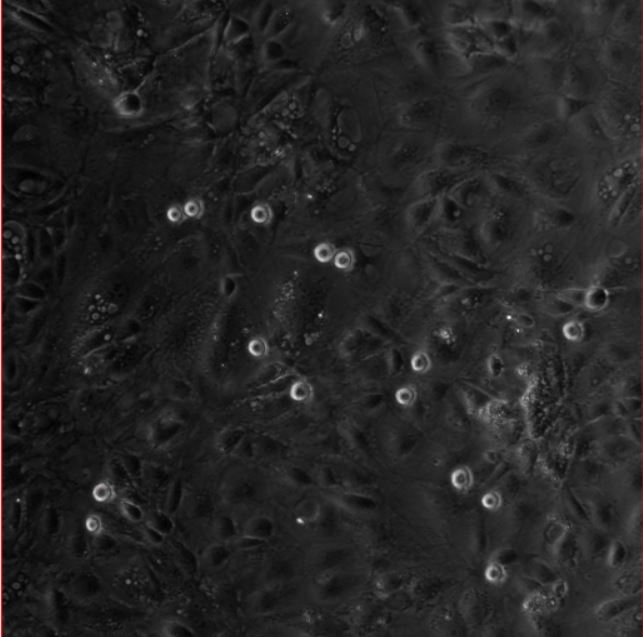
#> input picture composite_jpeg.JPG, 643 x 637 px
$ python matchedtemplate.py
#> lines starting #> are read from the running program, lines starting #| are printed output that depends on the picture; pictures that were not available may be replaced by others from this repository, and a replacement may not be noted
import cv2
import numpy as np
from matplotlib import pyplot as plt

template = cv2.imread('composite_jpeg.JPG', 0)
#> template: shape (637, 643); min 0, max 246, mean 36.6
img = cv2.imread('cell.jpg', 0)
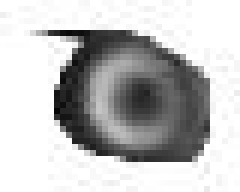
#> input picture Cell_Templates/cell.png, 40 x 32 px, given in place of cell.jpg, which was not available (shown 6 times larger)
#> img is the input picture: shape (32, 40); min 6, max 255, mean 192.3
img2 = img.copy()
w, h = template.shape[::-1]
#> w = 643; h = 637

# All the 6 methods for comparison in a list
methods = ['cv2.TM_CCOEFF']

for meth in methods:
    img = img2.copy()
    print(type(img))
    method = eval(meth)

    # Apply template Matching
    res = cv2.matchTemplate(img,template,method)
    min_val, max_val, min_loc, max_loc = cv2.minMaxLoc(res)

    # If the method is TM_SQDIFF or TM_SQDIFF_NORMED, take minimum
    if method in [cv2.TM_SQDIFF, cv2.TM_SQDIFF_NORMED]:
        top_left = min_loc
    else:
        top_left = max_loc
    bottom_right = (top_left[0] + w, top_left[1] + h)

    cv2.rectangle(img,top_left, bottom_right, 255, 2)

    plt.subplot(121),plt.imshow(res,cmap = 'gray')
    plt.title('Matching Result'), plt.xticks([]), plt.yticks([])
    plt.subplot(122),plt.imshow(img,cmap = 'gray')
    plt.title('Detected Point'), plt.xticks([]), plt.yticks([])
    plt.suptitle(meth)

    plt.show()
#> this loop made 1 pass
#> (min_val, max_val, min_loc, top_left, bottom_right) on pass 1: (-2969433.2, 1404714, (306, 238), (87, 497), (730, 1134))
#| <class 'numpy.ndarray'>
#> pass 1, `res = cv2.matchTemplate(img,template,method)`:
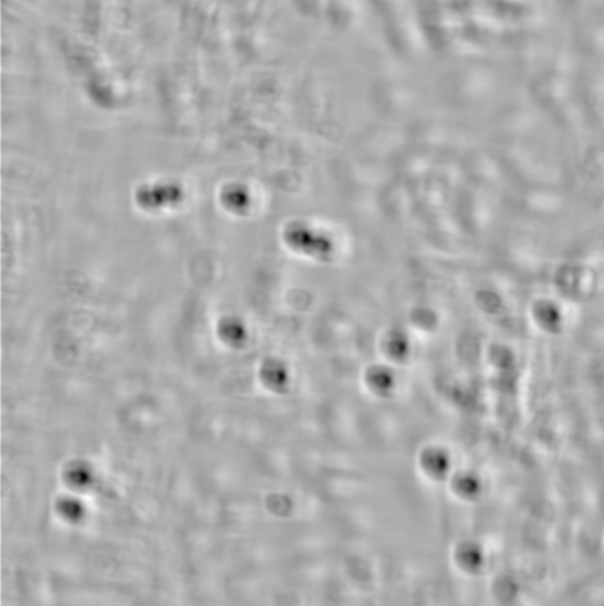
#> res: shape (606, 604) float32; min -2969433.2, max 1404714, mean -6170.4; drawn with min black and max white
#> pass 1, `plt.show()`:
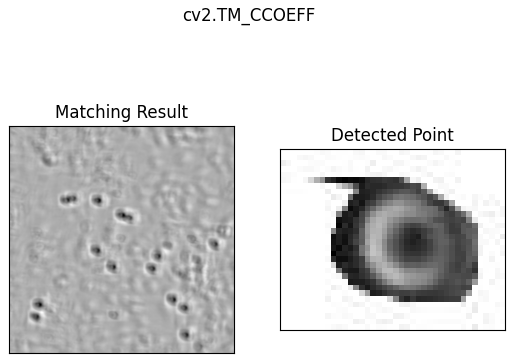
#> figure drawn by matplotlib, 2 panels
